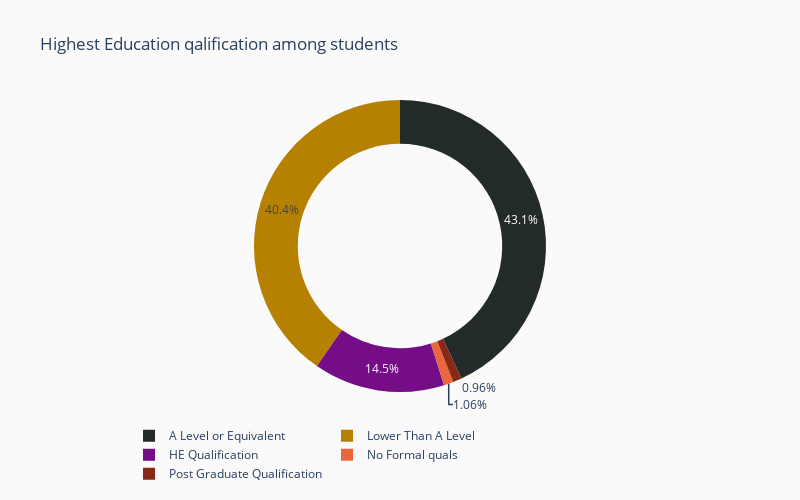

Notebook code cell kept with this figure:
### Markdown cell above
<div class="alert alert-success" role="alert">
    <h2 style="font-family: Segoe Print"><b>What was educational qualification of the students registered?👨🏫
</b></h2>

### Code cell
#Pie Chart_3

fig = px.pie(new_studentInfo, names='highest_education',  
             height=500, width=800,
             hole=0.7, 
             title='Highest Education qalification among students',
             color_discrete_sequence=['#222A2A', '#B68100', '#750D86', '#EB663B', '#862A16'])
fig.update_layout(plot_bgcolor='#fafafa', paper_bgcolor='#fafafa',
                  legend=dict(orientation="h")

)
fig.show()

### Figure 1 — Plotly figure (JSON) as saved in the notebook; plotly's stock layout.template omitted (floating-point values rounded to 4 significant figures; data arrays with more than 128 entries replaced by an {"elided": "..."} marker saying what was removed)
{"data": [{"domain": {"x": [0.0, 1.0], "y": [0.0, 1.0]}, "hole": 0.7, "hovertemplate": "highest_education=%{label}<extra></extra>", "labels": {"elided": "32593 str values"}, "legendgroup": "", "name": "", "showlegend": true, "type": "pie"}], "layout": {"height": 500, "legend": {"orientation": "h", "tracegroupgap": 0}, "paper_bgcolor": "#fafafa", "piecolorway": ["#222A2A", "#B68100", "#750D86", "#EB663B", "#862A16"], "plot_bgcolor": "#fafafa", "title": {"text": "Highest Education qalification among students"}, "width": 800}}
